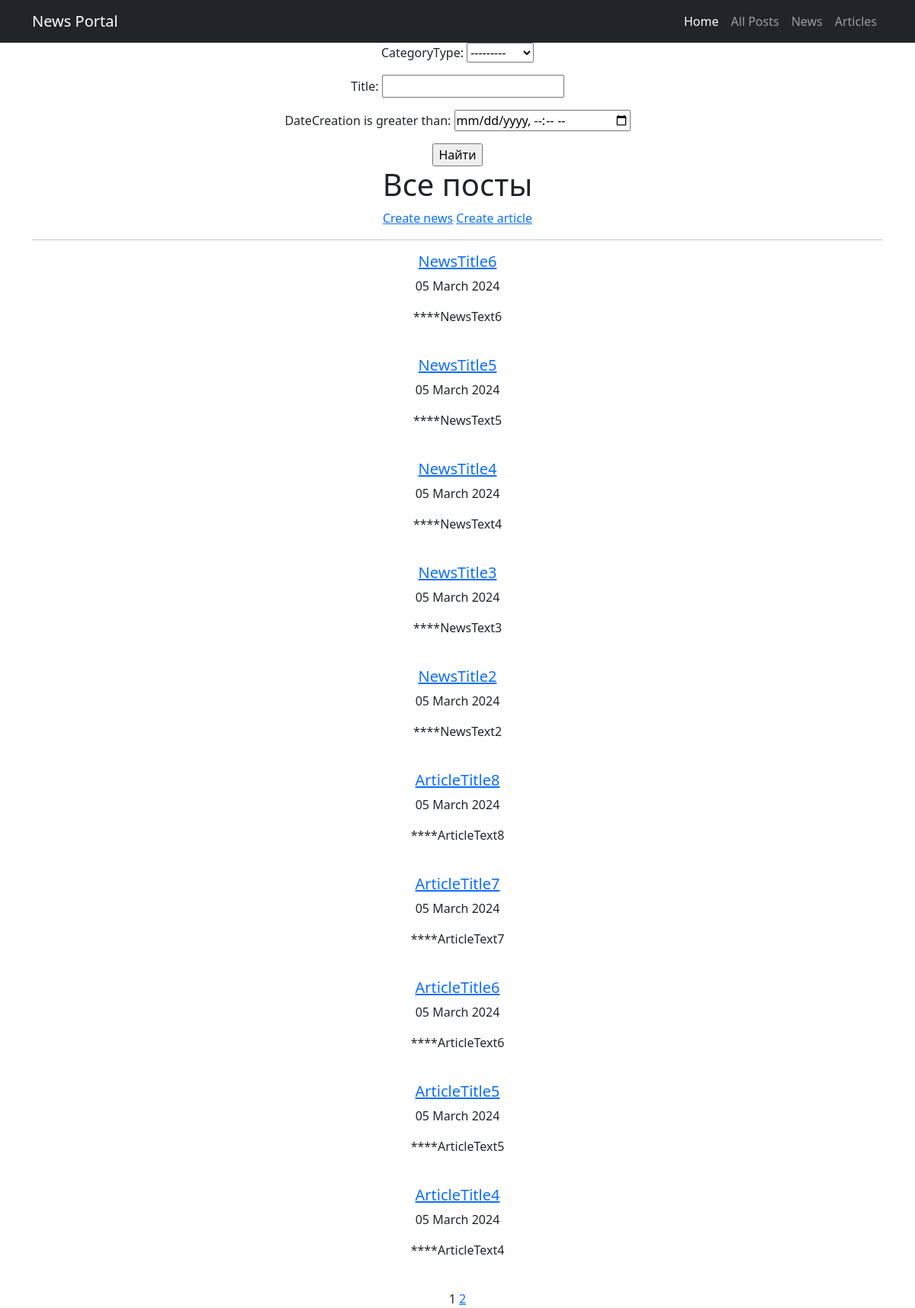
The page /posts/ (signed in) on the database its author committed.
### news/models.py (models this page shows, shortened)
class Post(models.Model):
    NEWS = 'NW'
    ARTICLE = 'AR'
    CATEGORY_CHOICES = [
        (NEWS, 'Новость'),
        (ARTICLE, 'Статья')
    ]
    author = models.ForeignKey(Author, on_delete=models.CASCADE)
    categoryType = models.CharField(max_length=2, choices=CATEGORY_CHOICES, default=ARTICLE)
    dateCreation = models.DateTimeField(auto_now_add=True)
    postCategory = models.ManyToManyField(Category, through='PostCategory')
    title = models.CharField(max_length=128)
    text = models.TextField()
    rating = models.SmallIntegerField(default=0)

### news/views.py (the view)
# urls.py: path('posts/', PostList.as_view(), name='post_list'),
class PostList(FilteredListView):
    model = Post
    queryset = Post.objects.order_by('-dateCreation')
    filter_class = PostFilter
    template_name = 'posts.html'
    context_object_name = 'posts'

### news/templatetags/custom_filters.py (called while the page is built)
@register.filter()
def censor(value):
    for word in CENSOR_WORDS:
        pattern = re.compile(re.escape(word), re.IGNORECASE)
        value = pattern.sub(lambda x: '*' * len(x.group()), value)
    return value

### news/views.py (called while the page is built)
    def get_queryset(self):
        queryset = super().get_queryset()
        self.filterset = self.filter_class(self.request.GET, queryset)
        return self.filterset.qs

    def get_context_data(self, **kwargs):
        context = super().get_context_data(**kwargs)
        context['filterset'] = self.filterset
        return context

### templates/posts.html (shortened to what this page needs)
{% extends 'flatpages/default.html' %}
{% load custom_filters %}
{% block content %}
    {% with 'flatpages/filters_form.html' as template_name %}
        {% include template_name %}
    {% endwith %}
    <h1>Все посты</h1>
    {% if perms.news.add_post %}
        {% with 'create_post_link.html' as template_name %}
            {% include template_name %}
        {% endwith %}
    {% endif %}
    <hr>
    {% if posts %}
           {% for post in posts %}
                <div>
                    {% if post.categoryType == 'NW' %}
                        <a href="{% url 'new_detail' pk=post.id %}">
                    {% elif post.categoryType == 'AR' %}
                        <a href="{% url 'article_detail' pk=post.id %}">
                    {% endif %}
                            <h5>{{ post.title|censor }}</h5>
                    </a>
                    <p>{{ post.dateCreation|date:"d F Y"}}</p>
                    <p>{{ post.text|censor|truncatechars:20 }}</p>
                </div>
                <br>
           {% endfor %}
    {% else %}
       <h2>Постов нет!</h2>
    {% endif %}
    {% with 'flatpages/paginate.html' as template_name %}
        {% include template_name %}
    {% endwith %}
{% endblock content %}

### rows shown on the page
Post: title|censor "NewsTitle6", dateCreation "05 March 2024", text|censor "****NewsText6"
Post: title|censor "NewsTitle5", dateCreation "05 March 2024", text|censor "****NewsText5"
Post: title|censor "NewsTitle4", dateCreation "05 March 2024", text|censor "****NewsText4"
Post: title|censor "NewsTitle3", dateCreation "05 March 2024", text|censor "****NewsText3"
Post: title|censor "NewsTitle2", dateCreation "05 March 2024", text|censor "****NewsText2"
Post: title|censor "ArticleTitle8", dateCreation "05 March 2024", text|censor "****ArticleText8"
Post: title|censor "ArticleTitle7", dateCreation "05 March 2024", text|censor "****ArticleText7"
Post: title|censor "ArticleTitle6", dateCreation "05 March 2024", text|censor "****ArticleText6"
Post: title|censor "ArticleTitle5", dateCreation "05 March 2024", text|censor "****ArticleText5"
Post: title|censor "ArticleTitle4", dateCreation "05 March 2024", text|censor "****ArticleText4"

### other values the page prints
{{ page_obj.number }} "1"
{{ page_obj.next_page_number }} "2"
